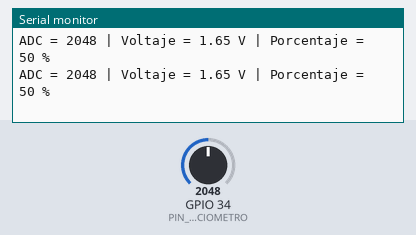
Simulated run of this sketch. Board: ESP32. Shown: the last lines printed to the serial monitor. The inputs (shaded band) are chosen by the test bench; at power-on: GPIO 34 (PIN_POTENCIOMETRO) = 2048.

Above: at 1.3 s.
1.4 s: GPIO 34 (PIN_POTENCIOMETRO) set to 2866
At 1.9 s:
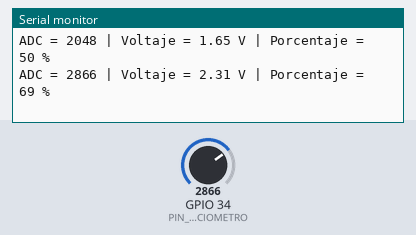
2.9 s: GPIO 34 (PIN_POTENCIOMETRO) set to 3603
At 3.4 s:
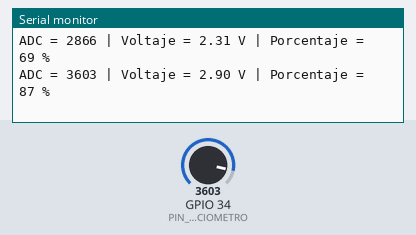
Timing chart, 0 to 5.9 s (numbered marks = the images above; inputs shaded):
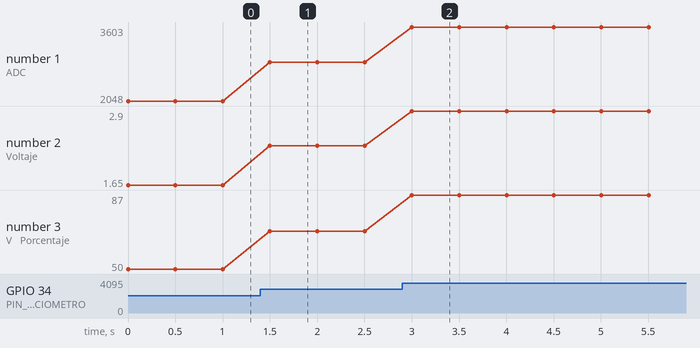

Measured:
- after the input at 1.4 s, the serial monitor: prints a new line after 0.10 s (image 1)
- after the input at 2.9 s, the serial monitor: prints a new line after 0.10 s (image 2)
- plotted number 1: 2048 → 2866 after the input at 1.4 s, 2866 → 3603 after the input at 2.9 s
- plotted number 2: 1.65 → 2.31 after the input at 1.4 s, 2.31 → 2.9 after the input at 2.9 s
- plotted number 3: 50 → 69 after the input at 1.4 s, 69 → 87 after the input at 2.9 s

The sketch:

etapa_03_funcion_con_punteros.ino
```cpp
const int PIN_POTENCIOMETRO = 34;

const int ADC_MAX = 4095;

const float VREF = 3.3;

void leerPotenciometro(
    int pin,
    int *valorADC,
    float *voltaje,
    int *porcentaje
) {


    if (
        valorADC == nullptr ||
        voltaje == nullptr ||
        porcentaje == nullptr
    ) {
        return;
    }


    *valorADC = analogRead(pin);


    *voltaje = (*valorADC * VREF) / ADC_MAX;


    *porcentaje =
        (int)((long)(*valorADC) * 100L / ADC_MAX);
}

void mostrarDatos(
    int valorADC,
    float voltaje,
    int porcentaje
) {

    Serial.print("ADC = ");
    Serial.print(valorADC);

    Serial.print(" | Voltaje = ");
    Serial.print(voltaje, 2);
    Serial.print(" V");

    Serial.print(" | Porcentaje = ");
    Serial.print(porcentaje);
    Serial.println(" %");
}

void setup() {

    Serial.begin(9600);
}

void loop() {

    int valorADC = 0;

    float voltaje = 0.0;

    int porcentaje = 0;

    /*
    Enviamos direcciones con &
    */

    leerPotenciometro(
        PIN_POTENCIOMETRO,
        &valorADC,
        &voltaje,
        &porcentaje
    );

    mostrarDatos(
        valorADC,
        voltaje,
        porcentaje
    );

    delay(500);
}
```
